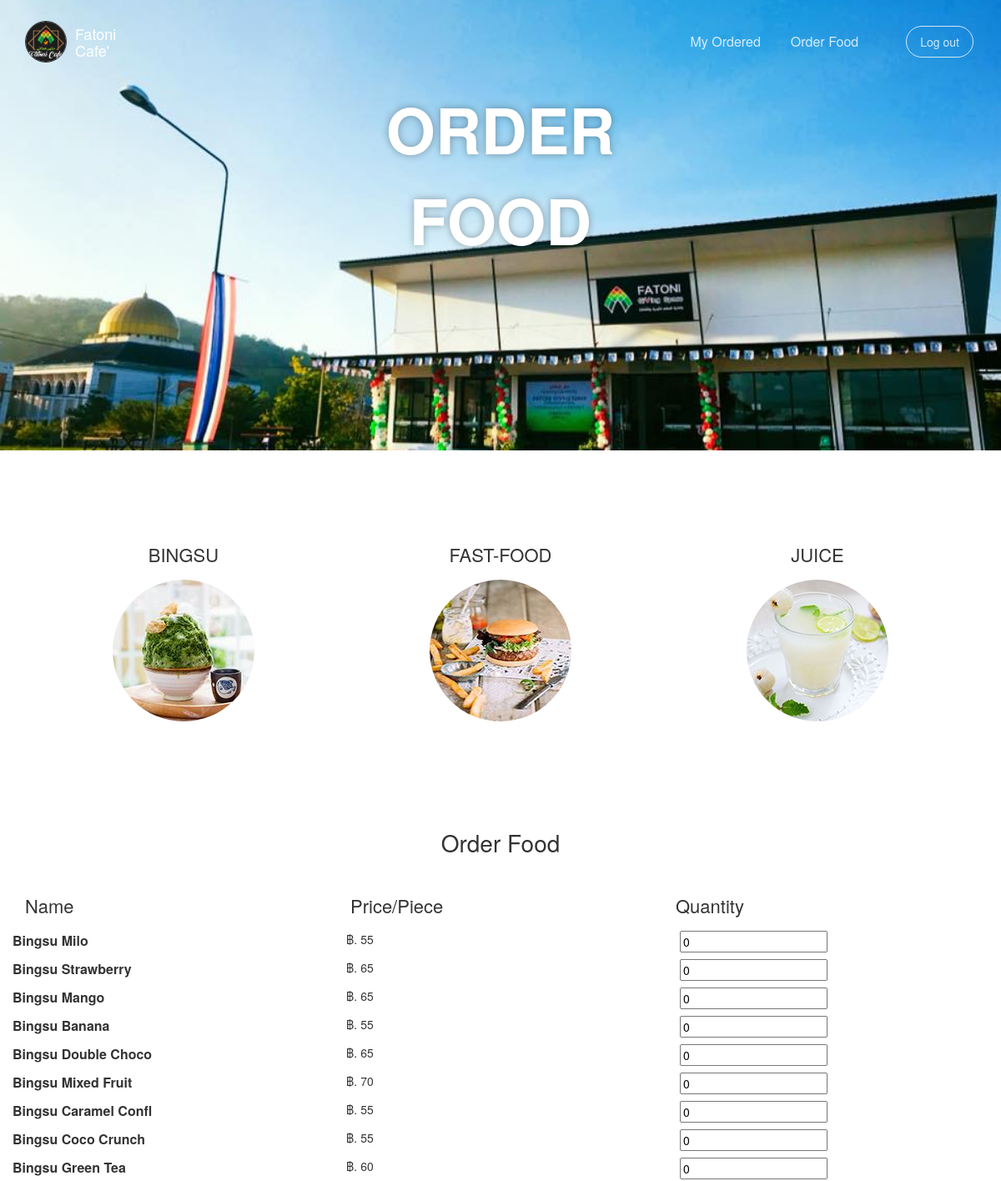
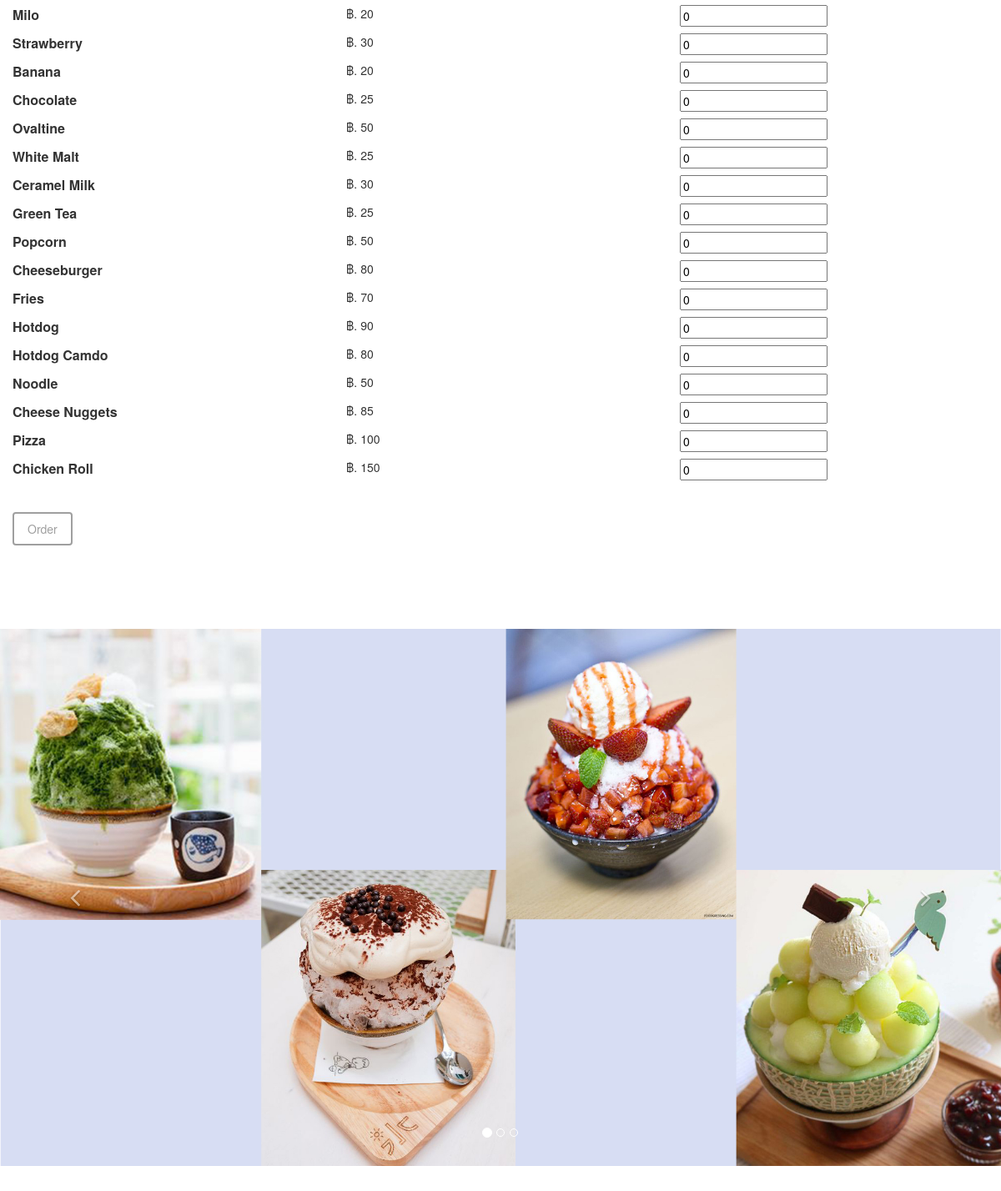
/orderfood.php, run on the app's committed database (2 pictures, top to bottom).
### tables this page shows
CREATE TABLE `items` (
  `id` int(5) NOT NULL,
  `name` varchar(20) NOT NULL,
  `price` int(11) NOT NULL,
  `deleted` tinyint(4) NOT NULL DEFAULT 0
);

### orderfood.php (the view, shortened to what this page needs)
<?php
$servername = "localhost";
$server_user = "root";
$server_pass = "";
$dbname = "ftucafe";
$name = $_SESSION['username_c'];
$con = new mysqli($servername, $server_user, $server_pass, $dbname);
?>
<!doctype html>
<html lang="en">
<head>
    <link href="bootstrap3/css/bootstrap.css" rel="stylesheet" />
	<link href="assets/css/gsdk.css" rel="stylesheet" />
    <link href="assets/css/demo.css" rel="stylesheet" />
    <link href="bootstrap3/css/font-awesome.css" rel="stylesheet">
</head>
<body>
<div id="navbar-full">
    <div class="container">
        <nav class="navbar navbar-ct-blue navbar-transparent navbar-fixed-top" role="navigation">
          <div class="container">
            <div class="navbar-header">
                <a href="https://is.gd/nXt8pN">
                     <div class="logo-container">
                        <div class="logo">
                            <img src="assets/img/new_logo.jpg">
                        </div>
                        <div class="brand">
                            Fatoni Cafe'
                        </div>
                    </div>
                </a>
            </div>
            <div class="collapse navbar-collapse" id="bs-example-navbar-collapse-1">
              <ul class="nav navbar-nav navbar-right">
                    <li><a href="orderconfirm.php">My Ordered</a></li>
                    <li><a href="orderfood.php">Order Food</a></li>
                    <li><a href="profile_cus.php"><?php echo $name;?></a></li>
                    <li><a href="http://localhost/food/home.php" class="btn btn-round btn-default">Log out</a></li>
               </ul>
            </div>
          </div>
        </nav>
    </div>
    <div class='blurred-container'>
        <div class="motto">
            <div>ORDER FOOD</div>
        </div>
        <div class="img-src" style="background-image: url('assets/img/cover.jpg')"></div>
    </div>
</div>
<div class="main">
    <div class="container tim-container">
        <div class="space-30"></div>
        <div id="images">
            <br>
                <div class="col-md-4 col-sm-6">
                  <div class="text-center">
                    <h4>BINGSU</h4>
                    <img src="assets/img/Bingsu.jpg" alt="Circle Image" class="img-circle">
                   </div>
                </div>
                <div class="col-md-4 col-sm-6">
                  <div class="text-center">
                    <h4>FAST-FOOD</h4>
                    <img src="assets/img/fastfood.jpg" alt="Circle Image" class="img-circle">
                   </div>
                </div>
                </div>
                <div class="col-md-4 col-sm-6">
                  <div class="text-center">
                    <h4>JUICE</h4>
                    <img src="assets/img/juice.jpg" alt="Circle Image" class="img-circle">
                   </div>
                </div>
            </div>
    </div>
<div class="main">
    <div class="container tim-container">
       <div class="space-100"></div>
       <section id="content">
      <form method="post" action="ordertotal.php" >
            <div class="row">
              <div class="tim-title text-center">
                    <h3>Order Food</h3>
                </div>
              <div>
                  <thead>
                      <tr>
                        <th><div class="col-md-4 col-sm-6" >
                    <h4>Name</h4>
                </div></th>
                        <th><div class="col-md-4 col-sm-6" >
                    <h4>Price/Piece</h4>
                </div></th>
                        <th><div class="col-md-4 col-sm-6" >
                    <h4>Quantity</h4>
                </div></th>
                      </tr>
                    </thead>
<?php
            $stmt = $con->prepare("SELECT * FROM `items` where not deleted");
            $stmt->execute();
            $result = $stmt->get_result();
            while($rs=$result->fetch_object()){
                array_push($_SESSION["key_order"],$rs->id );
                echo '<div class="row">
                    <div class="col-md-4 col-sm-6">
                        <p><strong>'.$rs->name.'</strong></p>
                    </div>
                    <div class="col-md-4 col-sm-6">
                        <span>฿. '.$rs->price.'</span>
                    </div>
                    <div class="col-md-4 col-sm-6">
                        <input type="number" class="" name="'.$rs->id.'" value="0">
                    </div>
                </div>';
            }
        ?>
              </div>
         <div class="space-30"></div>
        <button class="btn cyan waves-effect waves-light right" type="submit" name="action">Order
                              </button>
      </form>
      </section>
         <div class="space-100"></div>
    </div>
</div>
<div id="carousel">
    <div id="carousel-example-generic" class="carousel slide" data-ride="carousel">
      <ol class="carousel-indicators">
        <li data-target="#carousel-example-generic" data-slide-to="0" class="active"></li>
        <li data-target="#carousel-example-generic" data-slide-to="1"></li>
        <li data-target="#carousel-example-generic" data-slide-to="2"></li>
      </ol>
      <div class="carousel-inner">
        <div class="item active">
          <img src="assets/img/bing.jpg" alt="Awesome Image">
        </div>
      </div>
      <a class="left carousel-control" href="#carousel-example-generic" data-slide="prev">
        <span class="fa fa-angle-left"></span>
      </a>
      <a class="right carousel-control" href="#carousel-example-generic" data-slide="next">
        <span class="fa fa-angle-right"></span>
      </a>
    </div>
</div>
<div class="main">
<div class="space-30"></div>
</div>
</body>
</html>

### assets/css/gsdk.css (style rules this page uses)
h1, .h1, h2, .h2, h3, .h3, h4, .h4, h5, .h5, h6, .h6, p, .navbar, .brand, .btn-simple, a, .td-name, td { -moz-osx-font-smoothing: grayscale; -webkit-font-smoothing: antialiased; font-family: "Helvetica Neue","Open Sans",Arial,sans-serif; }
h1, .h1, h2, .h2, h3, .h3, h4, .h4 { font-weight: 400; margin: 30px 0 15px; }
h3, .h3 { font-size: 28px; margin: 20px 0 10px; }
h4, .h4 { font-size: 22px; line-height: 30px; }
p { font-size: 16px; line-height: 1.5; }
body { font-family: "Helvetica Neue","Open Sans",Arial,sans-serif; }
.main { background-color: #FFFFFF; position: relative; }
a { color: #2CA8FF; }
.form-control, .input-group-addon, .tagsinput, .navbar, .navbar .alert { -webkit-transition: all 300ms linear; -moz-transition: all 300ms linear; -o-transition: all 300ms linear; -ms-transition: all 300ms linear; transition: all 300ms linear; }
.fa { width: 18px; text-align: center; }
.btn { border-width: 2px; background-color: transparent; font-weight: 400; opacity: 0.8; filter: alpha(opacity=80); padding: 8px 16px; border-color: #888888; color: #888888; }
.btn-round { border-width: 1px; border-radius: 30px !important; padding: 9px 18px; }
.navbar { border: 0; font-size: 16px; transition: all 0.4s; -webkit-transition: all 0.4s; }
.navbar .navbar-nav > li > a { padding: 10px 15px; margin: 15px 3px; }
.navbar .navbar-nav > li > a.btn { margin: 15px 3px; padding: 8px 16px; }
.navbar .navbar-nav > li > a.btn-round { margin: 16px 3px; }
.navbar .btn { margin: 15px 3px; font-size: 14px; }
.navbar-transparent .navbar-nav > li > a:not(.btn), .navbar-transparent .navbar-nav > li > a.btn-default, [class*="navbar-ct"] .navbar-nav > li > a:not(.btn), [class*="navbar-ct"] .navbar-nav > li > a.btn-default { color: #FFFFFF; border-color: #FFFFFF; opacity: 0.8; filter: alpha(opacity=80); }
.navbar-transparent .btn-default, [class*="navbar-ct"] .btn-default { color: #FFFFFF; border-color: #FFFFFF; }
.navbar-ct-blue { background-color: rgba(52, 172, 220, 0.98); }
.navbar-transparent { padding-top: 15px; background-color: transparent; border-bottom: 1px solid transparent; }
.carousel-control.left, .carousel-control.right { background-image: none; }
.carousel-control .fa { font-size: 35px; }
.carousel-control .fa, .carousel-control .icon-prev, .carousel-control .icon-next { display: inline-block; position: absolute; top: 50%; z-index: 5; margin-top: -17px; margin-left: -9px; }
.carousel-inner > .item { transition: left 1200ms cubic-bezier(0.455, 0.03, 0.4, 0.955) 0s; -webkit-transition: left 1200ms cubic-bezier(0.455, 0.03, 0.4, 0.955) 0s; }

### assets/css/demo.css (style rules this page uses)
.tim-container { background: #ffffff; }
.tim-title { margin-top: 30px; margin-bottom: 15px; }
#navbar-full .navbar { border-radius: 0 !important; margin-bottom: 0; }
.main { background-color: #FFFFFF; }
.space-100 { height: 100px; display: block; width: 100%; }
.space-30 { height: 30px; display: block; }
.blurred-container { position:relative; width:100%; height:540px; top:0; left:0; }
.blurred-container > .img-src { position:fixed; width:100%; height:540px; background-repeat:no-repeat; background-size:cover; background-position: center center; }
.logo-container { margin-top: 10px; }
.logo-container .logo { overflow: hidden; border-radius: 50%; border: 1px solid #333333; height: 50px; width: 50px; float: left; }
.logo-container .logo img { width: 100%; }
.logo-container .brand { font-size: 18px; color: #FFFFFF; float: left; height: 50px; line-height: 20px; margin-left: 10px; margin-top: 5px; width: 60px; }
.blurred-container .motto { color: #FFFFFF; font-size: 76px; font-weight: 600; text-align: center; text-shadow: 0 0 10px rgba(0, 0, 0, 0.33); text-transform: uppercase; top: 100px; z-index: 3; display: block; margin: 0 auto; position: relative; width: 306px; height: 0; }
.main { background-color: #FFFFFF; position: relative; }

### data on the page
items: name "Bingsu Milo", price "55"
items: name "Bingsu Strawberry", price "65"
items: name "Bingsu Mango", price "65"
items: name "Bingsu Banana", price "55"
items: name "Bingsu Double Choco", price "65"
items: name "Bingsu Mixed Fruit", price "70"
items: name "Bingsu Caramel Confl", price "55"
items: name "Bingsu Coco Crunch", price "55"
items: name "Bingsu Green Tea", price "60"
items: name "Milo", price "20"
items: name "Strawberry", price "30"
items: name "Banana", price "20"
items: name "Chocolate", price "25"
items: name "Ovaltine", price "50"
items: name "White Malt", price "25"
items: name "Ceramel Milk", price "30"
items: name "Green Tea", price "25"
items: name "Popcorn", price "50"
items: name "Cheeseburger", price "80"
items: name "Fries", price "70"
items: name "Hotdog", price "90"
items: name "Hotdog Camdo", price "80"
items: name "Noodle", price "50"
items: name "Cheese Nuggets", price "85"
items: name "Pizza", price "100"
items: name "Chicken Roll", price "150"
